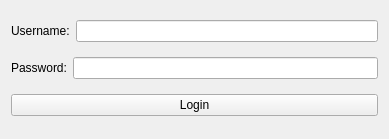
<?xml version="1.0" encoding="UTF-8"?>
<ui version="4.0">
 <class>MainWindow</class>
 <widget class="QMainWindow" name="MainWindow">
  <property name="enabled">
   <bool>true</bool>
  </property>
  <property name="geometry">
   <rect>
    <x>0</x>
    <y>0</y>
    <width>389</width>
    <height>139</height>
   </rect>
  </property>
  <property name="minimumSize">
   <size>
    <width>389</width>
    <height>0</height>
   </size>
  </property>
  <property name="mouseTracking">
   <bool>false</bool>
  </property>
  <property name="contextMenuPolicy">
   <enum>Qt::NoContextMenu</enum>
  </property>
  <property name="windowTitle">
   <string>Login</string>
  </property>
  <property name="locale">
   <locale language="Italian" country="Italy"/>
  </property>
  <property name="animated">
   <bool>false</bool>
  </property>
  <property name="tabShape">
   <enum>QTabWidget::Rounded</enum>
  </property>
  <widget class="QWidget" name="centralWidget">
   <layout class="QHBoxLayout" name="horizontalLayout_3">
    <item>
     <layout class="QVBoxLayout" name="verticalLayout">
      <item>
       <layout class="QHBoxLayout" name="horizontalLayout">
        <item>
         <widget class="QLabel" name="label">
          <property name="text">
           <string>Username:</string>
          </property>
         </widget>
        </item>
        <item>
         <widget class="QLineEdit" name="username"/>
        </item>
       </layout>
      </item>
      <item>
       <layout class="QHBoxLayout" name="horizontalLayout_2">
        <item>
         <widget class="QLabel" name="label_2">
          <property name="text">
           <string>Password:</string>
          </property>
         </widget>
        </item>
        <item>
         <widget class="QLineEdit" name="password">
          <property name="echoMode">
           <enum>QLineEdit::Password</enum>
          </property>
         </widget>
        </item>
       </layout>
      </item>
      <item>
       <widget class="QPushButton" name="login">
        <property name="text">
         <string>Login</string>
        </property>
       </widget>
      </item>
     </layout>
    </item>
   </layout>
  </widget>
  <action name="actionNew">
   <property name="enabled">
    <bool>true</bool>
   </property>
   <property name="text">
    <string>New</string>
   </property>
  </action>
 </widget>
 <layoutdefault spacing="6" margin="11"/>
 <resources/>
 <connections/>
</ui>
